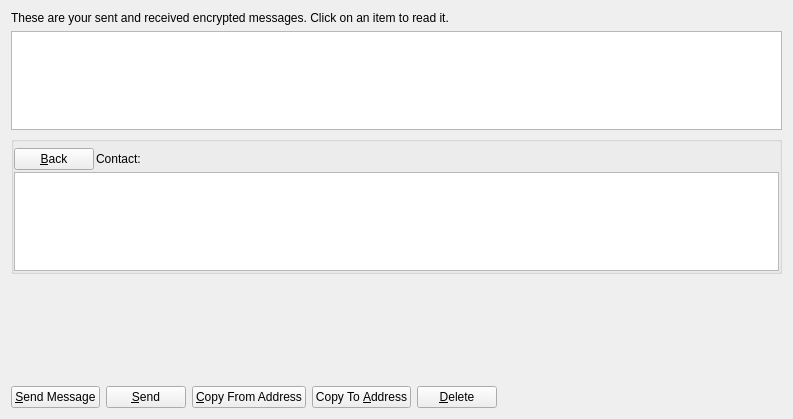
<?xml version="1.0" encoding="UTF-8"?>
<ui version="4.0">
 <class>MessagePage</class>
 <widget class="QWidget" name="MessagePage">
  <property name="geometry">
   <rect>
    <x>0</x>
    <y>0</y>
    <width>793</width>
    <height>419</height>
   </rect>
  </property>
  <property name="windowTitle">
   <string>Address Book</string>
  </property>
  <layout class="QVBoxLayout" name="verticalLayout_2">
   <item>
    <widget class="QLabel" name="labelExplanation">
     <property name="text">
      <string>These are your sent and received encrypted messages. Click on an item to read it.</string>
     </property>
     <property name="textFormat">
      <enum>Qt::PlainText</enum>
     </property>
     <property name="wordWrap">
      <bool>true</bool>
     </property>
    </widget>
   </item>
   <item>
    <widget class="QTableView" name="tableView">
     <property name="contextMenuPolicy">
      <enum>Qt::CustomContextMenu</enum>
     </property>
     <property name="toolTip">
      <string>Click on a baXABgram to view it</string>
     </property>
     <property name="tabKeyNavigation">
      <bool>false</bool>
     </property>
     <property name="alternatingRowColors">
      <bool>true</bool>
     </property>
     <property name="selectionMode">
      <enum>QAbstractItemView::SingleSelection</enum>
     </property>
     <property name="selectionBehavior">
      <enum>QAbstractItemView::SelectRows</enum>
     </property>
     <property name="sortingEnabled">
      <bool>true</bool>
     </property>
     <attribute name="verticalHeaderVisible">
      <bool>false</bool>
     </attribute>
    </widget>
   </item>
   <item>
    <layout class="QVBoxLayout" name="verticalLayout">
     <item>
      <widget class="QGroupBox" name="messageDetails">
       <property name="title">
        <string/>
       </property>
       <layout class="QVBoxLayout" name="verticalLayout_4">
        <property name="spacing">
         <number>2</number>
        </property>
        <property name="leftMargin">
         <number>0</number>
        </property>
        <property name="topMargin">
         <number>6</number>
        </property>
        <property name="rightMargin">
         <number>0</number>
        </property>
        <property name="bottomMargin">
         <number>0</number>
        </property>
        <item>
         <layout class="QHBoxLayout" name="horizontalLayout_3">
          <item>
           <widget class="QPushButton" name="backButton">
            <property name="text">
             <string>&amp;Back</string>
            </property>
            <property name="icon">
             <iconset resource="../bitcoin.qrc">
              <normaloff>:/icons/quit</normaloff>:/icons/quit</iconset>
            </property>
           </widget>
          </item>
          <item>
           <widget class="QLabel" name="labelContact">
            <property name="text">
             <string>Contact:</string>
            </property>
           </widget>
          </item>
          <item>
           <widget class="QLabel" name="contactLabel">
            <property name="text">
             <string/>
            </property>
           </widget>
          </item>
          <item>
           <spacer name="horizontalSpacer_3">
            <property name="orientation">
             <enum>Qt::Horizontal</enum>
            </property>
            <property name="sizeHint" stdset="0">
             <size>
              <width>40</width>
              <height>20</height>
             </size>
            </property>
           </spacer>
          </item>
         </layout>
        </item>
        <item>
         <widget class="QListView" name="listConversation">
          <property name="styleSheet">
           <string notr="true">#listConversation { color: #000000; }</string>
          </property>
         </widget>
        </item>
        <item>
         <layout class="QVBoxLayout" name="verticalLayout_3"/>
        </item>
       </layout>
      </widget>
     </item>
     <item>
      <widget class="MRichTextEdit" name="messageEdit" native="true">
       <property name="minimumSize">
        <size>
         <width>0</width>
         <height>100</height>
        </size>
       </property>
      </widget>
     </item>
     <item>
      <layout class="QHBoxLayout" name="horizontalLayout">
       <item>
        <widget class="QPushButton" name="newButton">
         <property name="text">
          <string>&amp;Send Message</string>
         </property>
         <property name="icon">
          <iconset resource="../bitcoin.qrc">
           <normaloff>:/icons/add</normaloff>:/icons/add</iconset>
         </property>
        </widget>
       </item>
       <item>
        <widget class="QPushButton" name="sendButton">
         <property name="toolTip">
          <string>Sign a message to prove you own a XAB address</string>
         </property>
         <property name="text">
          <string>&amp;Send</string>
         </property>
         <property name="icon">
          <iconset resource="../bitcoin.qrc">
           <normaloff>:/icons/send</normaloff>:/icons/send</iconset>
         </property>
        </widget>
       </item>
       <item>
        <widget class="QPushButton" name="copyFromAddressButton">
         <property name="toolTip">
          <string>Copy the currently selected address to the system clipboard</string>
         </property>
         <property name="text">
          <string>&amp;Copy From Address</string>
         </property>
         <property name="icon">
          <iconset resource="../bitcoin.qrc">
           <normaloff>:/icons/editcopy</normaloff>:/icons/editcopy</iconset>
         </property>
        </widget>
       </item>
       <item>
        <widget class="QPushButton" name="copyToAddressButton">
         <property name="toolTip">
          <string>Copy the currently selected address to the system clipboard</string>
         </property>
         <property name="text">
          <string>Copy To &amp;Address</string>
         </property>
         <property name="icon">
          <iconset resource="../bitcoin.qrc">
           <normaloff>:/icons/editcopy</normaloff>:/icons/editcopy</iconset>
         </property>
        </widget>
       </item>
       <item>
        <widget class="QPushButton" name="deleteButton">
         <property name="toolTip">
          <string>Delete the currently selected address from the list</string>
         </property>
         <property name="text">
          <string>&amp;Delete</string>
         </property>
         <property name="icon">
          <iconset resource="../bitcoin.qrc">
           <normaloff>:/icons/remove</normaloff>:/icons/remove</iconset>
         </property>
        </widget>
       </item>
       <item>
        <spacer name="horizontalSpacer">
         <property name="orientation">
          <enum>Qt::Horizontal</enum>
         </property>
         <property name="sizeHint" stdset="0">
          <size>
           <width>40</width>
           <height>20</height>
          </size>
         </property>
        </spacer>
       </item>
      </layout>
     </item>
    </layout>
   </item>
  </layout>
 </widget>
 <customwidgets>
  <customwidget>
   <class>MRichTextEdit</class>
   <extends>QWidget</extends>
   <header>mrichtextedit.h</header>
   <container>1</container>
  </customwidget>
 </customwidgets>
 <resources>
  <include location="../bitcoin.qrc"/>
 </resources>
 <connections/>
</ui>
